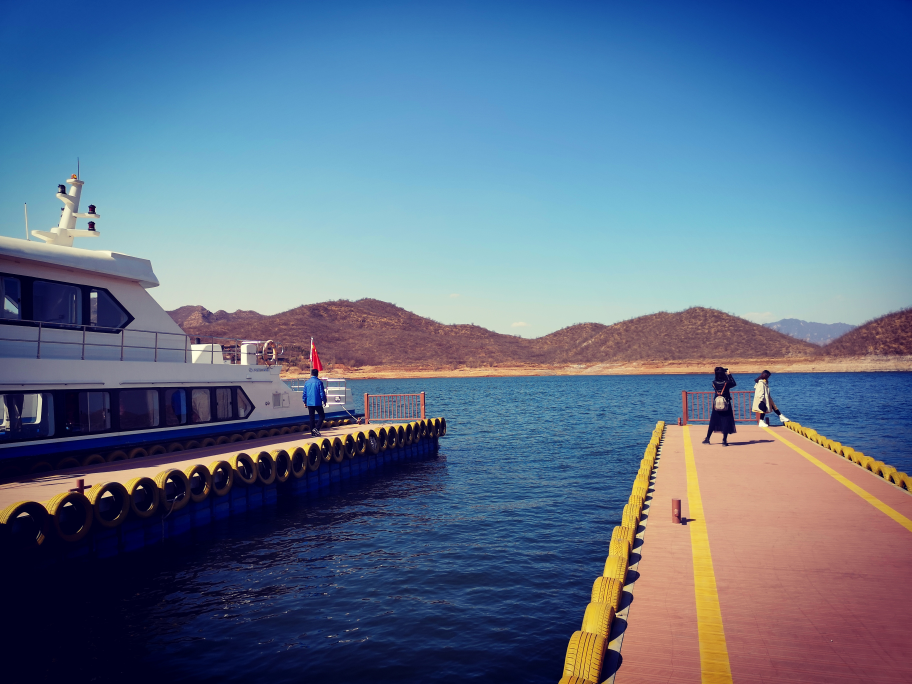
#> input picture boat_girl.jpg, 3648 x 2736 px (shown at 1/4 size)
$ python pinjie_test.py
#> lines starting #> are read from the running program, lines starting #| are printed output that depends on the picture
import os
import math
from PIL import Image


# 拼接头像
def joint_avatar(path):
    # 获取文件夹内头像个数
    length = len(os.listdir(path))
    # 设置画布大小
    image_size = 2560
    # 设置每个头像大小
    each_size = math.ceil(image_size / math.floor(math.sqrt(length)))
    # 计算所需各行列的头像数量
    x_lines = math.ceil(math.sqrt(length))
    y_lines = math.ceil(math.sqrt(length))
    image = Image.new('RGB', (each_size * x_lines, each_size * y_lines))
    x = 0
    y = 0
    for (root, dirs, files) in os.walk(path):
        for pic_name in files:
            # 增加头像读取不出来的异常处理
            try:
                with Image.open(path + pic_name) as img:
                    img = img.resize((each_size, each_size))
                    image.paste(img, (x * each_size, y * each_size))
                    x += 1
                    if x == x_lines:
                        x = 0
                        y += 1
            except IOError:
                print("头像读取失败")

    img = image.save(os.getcwd() + "/wechat.png")
    print('微信好友头像拼接完成!')

def join_boat_girl():

    boat_girl = Image.open("boat_girl.jpg")
#> boat_girl is the input picture: PIL image 3648x2736 RGB; mean R, G, B 92.7, 112.3, 138.4
    w, h = boat_girl.size
#> w = 3648; h = 2736
    #
    # boat_girl.thumbnail((w // 2, h // 2))
    #
    # boat_girl.save('boat_girl_small_2.jpg', 'jpeg')
    x_lines = y_lines = 2


    image = Image.new('RGB', (w, h))
#> image: PIL image 3648x2736 RGB; every value is 0
    x = 0
    y = 0
    for i in range(4):
        # 增加头像读取不出来的异常处理
        try:
            each_size_x = int(w / 2) + 1
            each_size_y = int(h / 2) + 1
            img = boat_girl.resize((each_size_x+1, each_size_y))
            image.paste(img, (x * each_size_x, y * each_size_y))
            x += 1
            if x == x_lines:
                x = 0
                y += 1
        except IOError:
            print("头像读取失败")
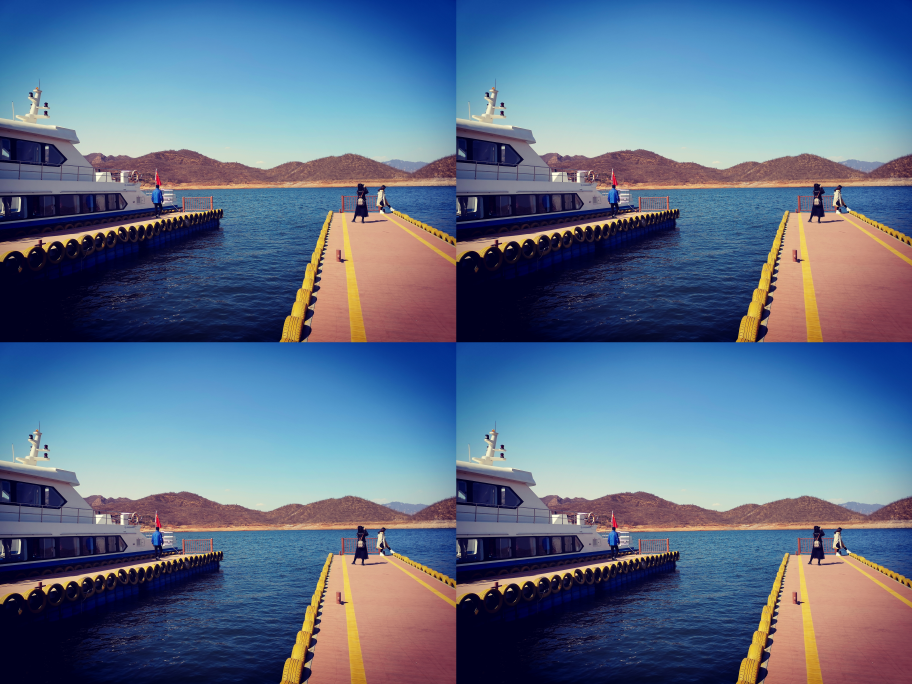
#> image: PIL image 3648x2736 RGB (shown at 1/4 size); mean R, G, B 92.7, 112.3, 138.4
#> after the loop, x = 0; y = 2
    img = image.save(os.getcwd() + "/boat_girl_4_q.png")


if __name__ == '__main__':
    # save_avatar(avatar_dir)
    # joint_avatar(avatar_dir)
    join_boat_girl()
    pass
